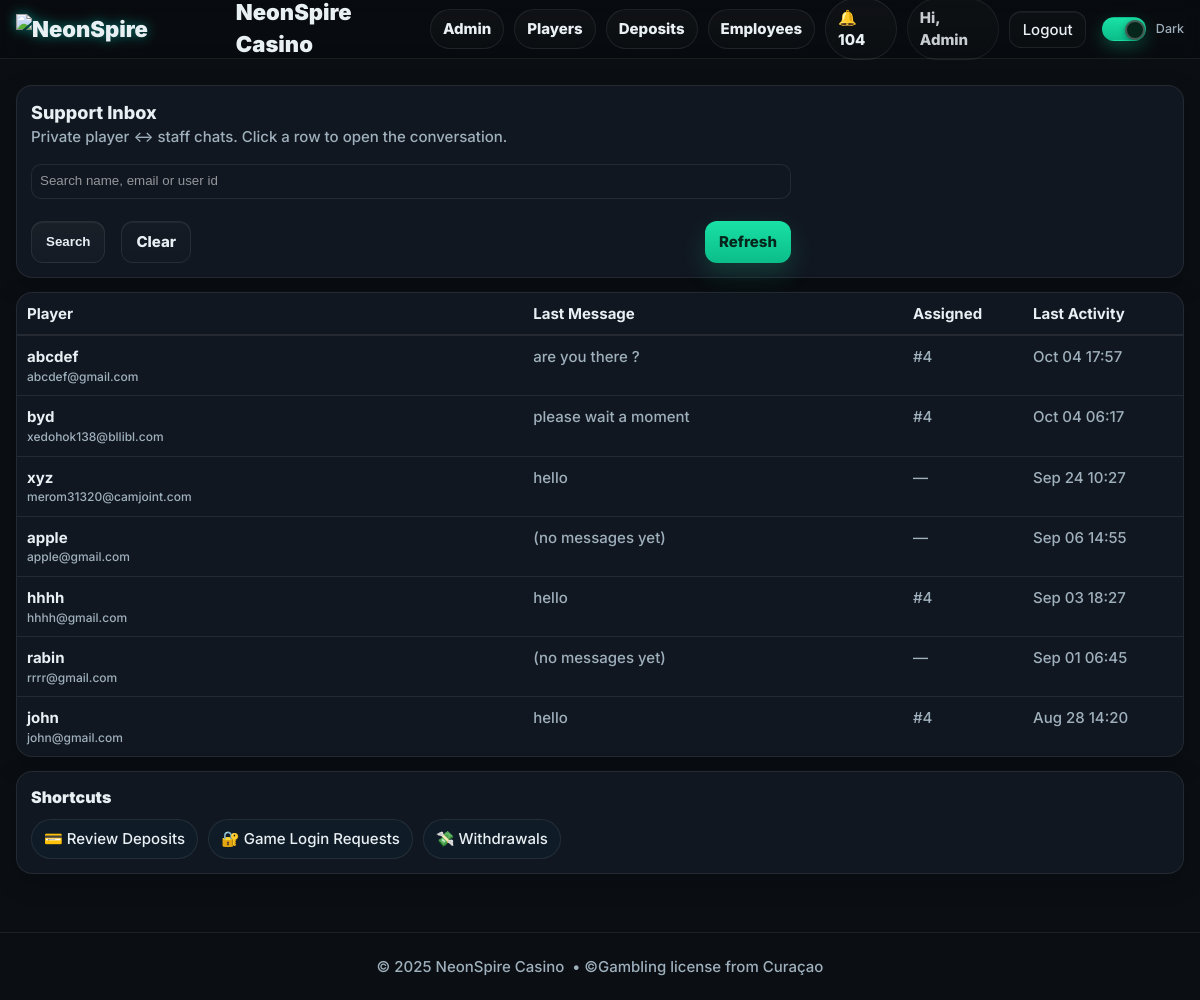
/chat/inbox (signed in), run on the app's committed database.
### models.py (models this page shows, shortened)
class User(db.Model, UserMixin):
    __tablename__ = "users"
    id = db.Column(db.Integer, primary_key=True)
    name = db.Column(db.String(120), nullable=False)
    email = db.Column(db.String(255), unique=True, nullable=False, index=True)
    mobile = db.Column(db.String(24), nullable=True, index=True)  # E.164
    password_hash = db.Column(db.String(255), nullable=False)
    role = db.Column(db.String(20), nullable=False, default="PLAYER")  # PLAYER | EMPLOYEE | ADMIN
    email_verified = db.Column(db.Boolean, default=False, index=True)
    email_verified_at = db.Column(db.DateTime, nullable=True)
    promo_seen = db.Column(db.Boolean, default=False, index=True)
    created_at = db.Column(db.DateTime, default=datetime.utcnow)

class DMMessage(db.Model):
    __tablename__ = "dm_messages"
    id = db.Column(db.Integer, primary_key=True)
    thread_id = db.Column(db.Integer, db.ForeignKey("dm_threads.id"), nullable=False, index=True)
    sender_id = db.Column(db.Integer, db.ForeignKey("users.id"), nullable=False, index=True)
    sender_role = db.Column(db.String(20))  # PLAYER | EMPLOYEE | ADMIN
    body = db.Column(db.Text, nullable=False)
    created_at = db.Column(db.DateTime, default=datetime.utcnow, index=True)

class DMThread(db.Model):
    __tablename__ = "dm_threads"
    id = db.Column(db.Integer, primary_key=True)
    player_id = db.Column(db.Integer, db.ForeignKey("users.id"), nullable=False, index=True)
    employee_id = db.Column(db.Integer, db.ForeignKey("users.id"), nullable=True, index=True)
    status = db.Column(db.String(16), default="OPEN", index=True)  # OPEN | CLOSED
    created_at = db.Column(db.DateTime, default=datetime.utcnow)
    updated_at = db.Column(db.DateTime, default=datetime.utcnow, onupdate=datetime.utcnow)
    last_msg_at = db.Column(db.DateTime, default=datetime.utcnow, index=True)

### chat_bp.py (the view, shortened to what this page needs)
@chat_bp.get("/inbox")
@login_required
def inbox():
    if not _is_staff():
        abort(403)
    term = (request.args.get("q") or "").strip()
    q = DMThread.query.filter_by(status="OPEN")
    threads = (q.order_by(desc(DMThread.last_msg_at), desc(DMThread.id))
                 .limit(300)
                 .all())
    threads_view = []
    for t in threads:
        player = db.session.get(User, t.player_id)
        last = (DMMessage.query
                .filter_by(thread_id=t.id)
                .order_by(DMMessage.id.desc())
                .first())
        threads_view.append({
            "thread_id": t.id,
            "status": t.status,
            "player_id": t.player_id,
            "player_name": (player.name if player and player.name else f"Player #{t.player_id}"),
            "player_email": (player.email if player else ""),
            "assigned_staff_id": t.employee_id,
            "last_msg_at": (t.last_msg_at or t.created_at),
            "last_msg_snippet": (last.body[:80] + ("…" if last and len(last.body) > 80 else "")) if last else "(no messages yet)",
        })
    return render_template("employee_chat.html", threads_view=threads_view, q=term)

### chat_bp.py (called while the page is built)
def _is_staff() -> bool:
    return current_user.is_authenticated and current_user.role in ("EMPLOYEE", "ADMIN")

### templates/employee_chat.html
{% extends "base.html" %}
{% block content %}
<div class="shell" style="margin-top:14px">
  <div class="panel">
    <div class="h3">Support Inbox</div>
    <div class="muted">Private player ↔ staff chats. Click a row to open the conversation.</div>
    <form method="get" action="{{ url_for('chat_bp.inbox') }}" style="margin-top:10px;display:flex;gap:8px;flex-wrap:wrap">
      <input class="input" type="text" name="q" value="{{ q or '' }}" placeholder="Search name, email or user id"
             style="min-width:260px;border:1px solid var(--stroke);border-radius:10px;padding:8px;background:var(--panel);color:var(--text)">
      <button class="btn">Search</button>
      <a class="btn btn-ghost" href="{{ url_for('chat_bp.inbox') }}">Clear</a>
      <a class="btn btn-primary" href="{{ url_for('chat_bp.inbox') }}" style="margin-left:auto">Refresh</a>
    </form>
  </div>
  <div class="panel" style="padding:0">
    <div style="display:grid;grid-template-columns: 1.6fr 1.2fr 120px 140px;gap:0;border-bottom:1px solid var(--stroke);padding:10px;font-weight:700">
      <div>Player</div>
      <div>Last Message</div>
      <div>Assigned</div>
      <div>Last Activity</div>
    </div>
    {% for row in threads_view %}
      <a href="{{ url_for('chat_bp.room', thread_id=row.thread_id) }}"
         style="display:grid;grid-template-columns: 1.6fr 1.2fr 120px 140px;gap:0;padding:10px;border-top:1px solid var(--stroke);text-decoration:none;color:inherit">
        <div>
          <div style="font-weight:700">{{ row.player_name }}</div>
          <div class="muted" style="font-size:12px">{{ row.player_email }}</div>
        </div>
        <div class="muted" title="{{ row.last_msg_snippet }}">{{ row.last_msg_snippet }}</div>
        <div class="muted">{% if row.assigned_staff_id %}#{{ row.assigned_staff_id }}{% else %}—{% endif %}</div>
        <div class="muted">
          {% if row.last_msg_at %}{{ row.last_msg_at.strftime('%b %d %H:%M') }}{% else %}—{% endif %}
        </div>
      </a>
    {% else %}
      <div style="padding:12px" class="muted">No open threads.</div>
    {% endfor %}
  </div>
  <div class="panel">
    <div class="section-head">
      <div class="section-title">Shortcuts</div>
    </div>
    <div class="chip-row">
      <a class="chip" href="{{ url_for('employeebp.deposits_list') }}">💳 Review Deposits</a>
      <a class="chip" href="{{ url_for('employeebp.requests_list') }}">🔐 Game Login Requests</a>
      <a class="chip" href="{{ url_for('employeebp.withdrawals_list') }}">💸 Withdrawals</a>
    </div>
  </div>
</div>
{% endblock %}

### templates/base.html (shortened to what this page needs)
<!DOCTYPE html>
<html lang="en" data-theme="dark">
<head>
  <link rel="stylesheet" href="{{ url_for('static', filename='css/styles.css') }}?v=dm2">
</head>
<body>
  <header class="nav" style="position:sticky;top:0;z-index:50;background:rgba(0,0,0,.25);backdrop-filter:blur(8px);border-bottom:1px solid var(--stroke)">
    <div class="shell nav-inner" style="display:flex;align-items:center;justify-content:space-between;height:58px">
      <a href="{{ url_for('short_bp.lob_short') }}" class="brand" aria-label="NeonSpire Casino">
        <img class="brand-logo" src="{{ url_for('static', filename='img/logo.png') }}" alt="NeonSpire Casino">
        <span class="brand-text">NeonSpire Casino</span>
      </a>
      <nav class="nav-links" style="display:flex;align-items:center;gap:10px">
        {% if current_user.is_authenticated %}
          {% if current_user.role == 'ADMIN' %}
            <a class="pill" href="{{ url_for('adminbp.admin_home') }}">Admin</a>
            <a class="pill" href="{{ url_for('adminbp.admin_players') }}">Players</a>
            <a class="pill" href="{{ url_for('adminbp.deposits_audit') }}">Deposits</a>
            <a class="pill" href="{{ url_for('adminbp.admin_users') }}">Employees</a>
          {% elif current_user.role == 'EMPLOYEE' %}
            <a class="pill" href="{{ url_for('employeebp.employee_home') }}">Employee</a>
          {% else %}
            <a class="pill" href="{{ url_for('short_bp.mylogin_clean') }}">My Logins</a>
          {% endif %}
          <a class="pill" href="{{ url_for('notifybp.list_notifications') }}">🔔 {{ unread_count or 0 }}</a>
          <span class="pill" style="pointer-events:none;opacity:.85">
            Hi, {{ current_user.name.split(' ')[0] if current_user.name else 'Player' }}
          </span>
          <a class="btn btn-ghost" href="{{ url_for('auth.logout') }}">Logout</a>
        {% else %}
          <a class="pill" href="{{ url_for('auth.login_get') }}">Login</a>
          <a class="btn btn-primary" href="{{ url_for('short_bp.reg_short') }}">Register</a>
        {% endif %}
        <label class="toggle" style="margin-left:6px">
          <span class="track"><span class="knob"></span></span>
          <span class="label">Dark</span>
        </label>
      </nav>
    </div>
  </header>
  <div class="hero-slot">
  </div>
  <main style="padding-bottom:20px">
    {% block content %}{% endblock %}
  </main>
  <footer class="shell footer"
          style="height:68px;border-top:1px solid var(--stroke);margin-top:24px;
                 display:flex;align-items:center;justify-content:center;">
    © {{ 2025 }} NeonSpire Casino &nbsp;•&nbsp;
    <span class="muted">©Gambling license from Curaçao </span>
  </footer>
</body>
</html>

### templates/base.html (style rules this page uses)
.brand { display:flex; gap:10px; align-items:center; text-decoration:none; color:inherit; font-weight:900; font-size:22px }
.brand-logo { height:30px; width:auto; display:block; filter: drop-shadow(0 0 6px rgba(0,255,233,.45)); }
.hero-slot { position:relative; z-index:2; padding-top:12px; }
header.nav { overflow:visible; }

### data on the page
User: name "Admin"
User: player_name "abcdef", player_email "abcdef@gmail.com"
DMMessage: last_msg_snippet "are you there ?"
DMThread: last_msg_at "Oct 04 17:57"
User: player_name "byd", player_email "xedohok138@bllibl.com"
DMMessage: last_msg_snippet "please wait a moment"
DMThread: last_msg_at "Oct 04 06:17"
User: player_name "xyz", player_email "merom31320@camjoint.com"
DMMessage: last_msg_snippet "hello"
DMThread: last_msg_at "Sep 24 10:27"
User: player_name "apple", player_email "apple@gmail.com"
DMThread: last_msg_at "Sep 06 14:55"
User: player_name "hhhh", player_email "hhhh@gmail.com"
DMMessage: last_msg_snippet "hello"
DMThread: last_msg_at "Sep 03 18:27"
User: player_name "rabin", player_email "rrrr@gmail.com"
DMThread: last_msg_at "Sep 01 06:45"
User: player_name "john", player_email "john@gmail.com"
DMMessage: last_msg_snippet "hello"
DMThread: last_msg_at "Aug 28 14:20"

### other printed values
{{ unread_count or 0 }} "104"
{{ row.assigned_staff_id }} "4" "4" "4" "4"
{{ row.last_msg_snippet }} "(no messages yet)" "(no messages yet)"
{{ 2025 }} "2025"
